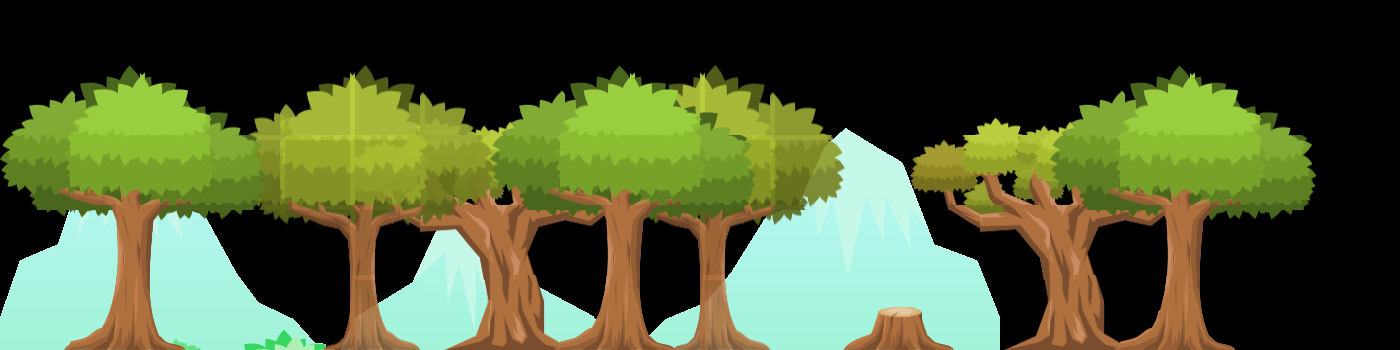

The image is a tile-based game level rendered from a .tmx file. Its description and complete source (layers, tilesets, objects, tile grids) follow:
An orthogonal 20x5 tile map with 70x70 px tiles, 3 tile layers (Front, Middle, Back), 1 image layer.

<map version="1.0" orientation="orthogonal" renderorder="right-down" width="20" height="5" tilewidth="70" tileheight="70" nextobjectid="1">
 <tileset firstgid="1" name="initialAssets" tilewidth="75" tileheight="75" tilecount="64" columns="8">
  <image source="initialAssets.png" width="600" height="600" />
 </tileset>
 <imagelayer name="background">
  <image source="initial background.png" width="1000" height="750" />
 </imagelayer>
 <layer name="Front" width="20" height="5">
  <data encoding="csv">
0,0,0,0,0,0,0,0,0,0,0,0,0,0,0,0,0,0,0,0,
0,0,0,0,0,37,38,39,40,0,0,0,0,37,38,39,40,0,0,0,
0,0,0,0,0,45,46,47,48,0,0,0,0,45,46,47,48,0,0,0,
0,0,0,0,0,53,54,55,56,0,0,0,0,53,54,55,56,0,0,0,
0,0,0,0,0,61,62,63,64,0,0,0,58,59,62,63,58,59,0,0
</data>
 </layer>
 <layer name="Middle" width="20" height="5" opacity="0.9">
  <data encoding="csv">
0,0,0,0,0,0,0,0,0,0,0,0,0,0,0,0,0,0,0,0,
0,0,0,5,6,7,8,0,5,6,7,8,0,0,0,0,0,0,0,0,
0,0,0,13,14,15,16,0,13,14,15,16,0,0,0,0,0,0,0,0,
0,0,0,21,22,23,24,0,21,22,23,24,0,0,0,0,0,0,0,0,
0,0,0,29,30,31,32,0,29,30,31,32,0,0,0,0,0,0,0,0
</data>
 </layer>
 <layer name="Back" width="20" height="5">
  <data encoding="csv">
0,0,0,0,0,0,0,0,0,0,0,0,0,0,0,0,0,0,0,0,
1,2,3,4,0,0,0,1,2,3,4,0,0,0,0,1,2,3,4,0,
9,10,11,12,0,0,0,9,10,11,12,0,0,0,0,9,10,11,12,0,
17,18,19,20,0,0,0,17,18,19,20,0,0,0,0,17,18,19,20,0,
25,26,27,28,0,0,0,25,26,27,28,0,0,0,0,25,26,27,28,0
</data>
 </layer>
</map>